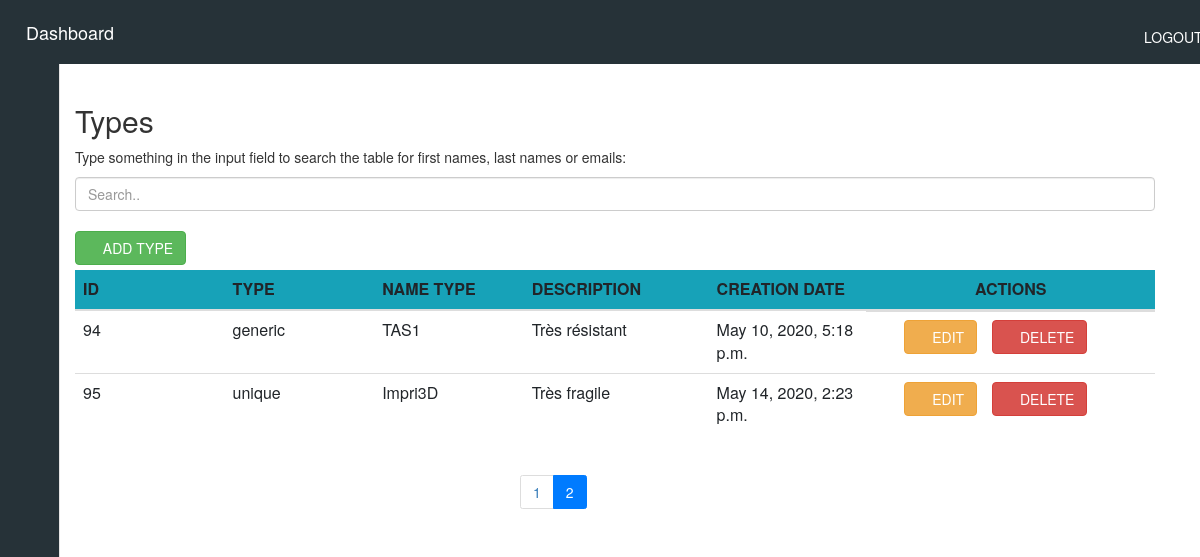
/TypeView?page=2 (signed in), run on the app's committed database.
### siteWeb/models.py (models this page shows, shortened)
class Type(models.Model):
    TYPE_GENERIC = 'generic'
    TYPE_UNIQUE = 'unique'
    TYPE_CHOICES = (
        (TYPE_GENERIC, 'generic'),
        (TYPE_UNIQUE, 'unique'),
    )
    material_type = models.CharField(max_length=250, choices=TYPE_CHOICES, default=TYPE_GENERIC)
    name_type = models.CharField(max_length=250, unique=True)
    description = models.TextField(blank=True)
    creation_date_type = models.DateTimeField(auto_now_add=True)
    unavailable = models.BooleanField(default=False)

### siteWeb/crudAjaxTypeViews.py (the view)
# urls.py: path('TypeView', crudAjaxTypeViews.TypeView, name='TypeView'),
def TypeView(request):
    form = formType()
    type = Type.objects.all()
    paginator = Paginator(type, per_page=6)
    page_number = request.GET.get('page', 1)
    page_obj = paginator.get_page(page_number)
    return render(request, 'siteWeb/type/ajaxCrudType.html', {"form": form, "types": page_obj.object_list, 'paginator': paginator, 'page_number': int(page_number)})

### siteWeb/forms.py
class formType(forms.ModelForm):
    class Meta:
        model = Type
        exclude = ['creation_date_type']

### siteWeb/templates/siteWeb/type/ajaxCrudType.html (shortened to what this page needs)
{% include "siteWeb/includes/dashboard.html" %}
{% load crispy_forms_tags %}
{% load static %}
{% block content %}
<head>
</head>
<div class="container">
    {% if user.is_authenticated %}
    <div class="container">
        <div class="container-fluid">
            <h2>Types</h2>
            <p>Type something in the input field to search the table for first names, last names or emails:</p>
            <input class="form-control" id="myInput" type="text" placeholder="Search..">
            <br>
            <button class="btn btn-success add-form offset-12">
                <span><i class="fas fa-plus"></i> ADD TYPE</span>
            </button>
        </div>
        <div class="table-responsive table-body">
            <table id="typeTable" class="table container-fluid table-responsive mt-2">
                <thead class="bg-info">
                    <th scope="row" class="col-md-1">ID</th>
                    <th scope="col" class="col-md-1">TYPE</th>
                    <th scope="col" class="col-md-1">NAME TYPE</th>
                    <th scope="col" class="col-md-1">DESCRIPTION</th>
                    <th scope="col" class="col-md-1">CREATION DATE</th>
                    <th scope="col" class="col-md-1 text-center">ACTIONS</th>
                </thead>
                <tbody id="myTable">
                    {% for type in types %}
                    <tr id="type-{{type.id}}">
                        <td>{{type.id}}</td>
                        <td class="typeMaterial_type typeData" name="material_type">{{type.material_type}}</td>
                        <td class="typeName_type typeData" name="name_type">{{type.name_type}}</td>
                        <td class="typeDescription typeData" name="description">{{type.description}}</td>
                        <td class="typeCreation_date typeData" name="creation_date">{{type.creation_date_type}}</td>
                        <td class="d-flex">
                            <button class="btn btn-warning edit-form ml-5 mr-2" onClick="editType({{type.id}})">
                                <span><i class="far fa-edit"></i></span> EDIT
                            </button>
                            <button class="btn btn-danger ml-3" onClick="deleteType({{type.id}})">
                                <span><i class="far fa-trash-alt"></i></span> DELETE
                            </button>
                        </td>
                    </tr>
                    {% endfor %}
                </tbody>
            </table>
        </div>
        <div class="row">
            <div class="offset-5">
                <ul class="pagination">
                    {% for i in paginator.page_range %}
                    <li class="page-item {% if i == page_number %} active {% endif %}">
                        <a class="page-link"  href="?page={{ i }}">{{ i }}</a>
                    </li>
                    {% endfor %}
                </ul>
            </div>
        </div>
    </div>
    {% else %}
    <center><p> No Permittion. If you have an account, <a href="/accounts/login">login.</a></p></center>
    {% endif %}
</div>
{% endblock %}

### data on the page
Type: id "94", material_type "generic", name_type "TAS1", description "Très résistant", creation_date_type "May 10, 2020, 5:18 p.m."
Type: id "95", material_type "unique", name_type "Impri3D", description "Très fragile", creation_date_type "May 14, 2020, 2:23 p.m."

### other printed values
{{ i }} "1" "2"
